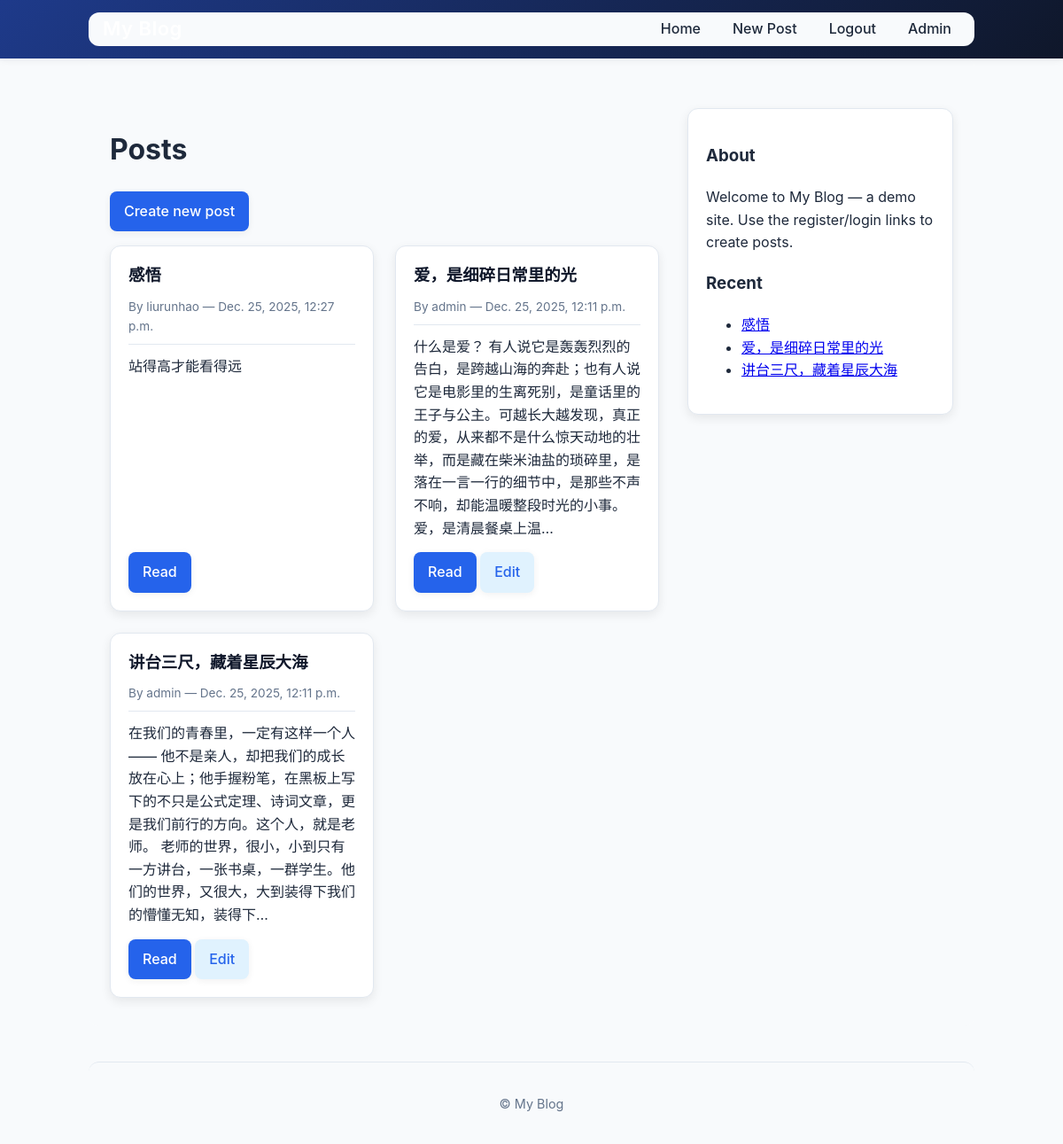
The app's page / (signed in) with its own data.
### blogs/models.py (models this page shows, shortened)
class BlogPost(models.Model):
    title = models.CharField(max_length=200)
    text = models.TextField()
    date_added = models.DateTimeField(auto_now_add=True)
    author = models.ForeignKey(User, on_delete=models.CASCADE)
    class Meta:
        ordering = ['-date_added']

### blogs/views.py (the view)
# urls.py: path('', HomePageView.as_view(), name='home'),
class HomePageView(ListView):
    model = BlogPost
    template_name = 'blogs/home.html'
    context_object_name = 'posts'
    ordering = ['-date_added']

### blogs/templates/blogs/home.html (shortened to what this page needs)
{% extends 'base.html' %}
{% block content %}
  <div class="layout">
    <main>
      <div class="page-head">
        <h1>Posts</h1>
        <p>
          {% if user.is_authenticated %}
            <a class="btn" href="{% url 'blogs:post-create' %}">Create new post</a>
          {% else %}
            <a class="btn" href="{% url 'login' %}">Login</a>
            <a class="btn" href="{% url 'blogs:register' %}">Register</a>
          {% endif %}
        </p>
      </div>
      <ul class="post-list">
    {% for post in posts %}
      <li class="post-card">
        <h2>{{ post.title }}</h2>
        <div class="meta">By {{ post.author }} — {{ post.date_added }}</div>
        <p class="excerpt">{{ post.text|truncatechars:140 }}</p>
        <div>
          <a class="btn" href="{% url 'blogs:post-detail' post.pk %}" target="_blank" rel="noopener">Read</a>
          {% if user.is_authenticated and post.author == user %}
            <a class="btn secondary" href="{% url 'blogs:post-update' post.pk %}">Edit</a>
          {% endif %}
        </div>
      </li>
    {% empty %}
      <li class="post-card">No posts yet.</li>
    {% endfor %}
      </ul>
    </main>
    <aside class="sidebar">
      <h3>About</h3>
      <p>Welcome to My Blog — a demo site. Use the register/login links to create posts.</p>
      <h3>Recent</h3>
      <ul>
        {% for post in posts|slice:":5" %}
          <li><a href="#">{{ post.title }}</a></li>
        {% endfor %}
      </ul>
    </aside>
  </div>
{% endblock %}

### static/css/style.css (style rules this page uses)
:root { --bg: #f8fafc; --card: #ffffff; --accent: #2563eb; --accent-hover: #1d4ed8; --muted: #64748b; --header: #0f172a; --border: #e2e8f0; --shadow-light: 0 2px 8px rgba(0, 0, 0, 0.06); --shadow: 0 4px 12px rgba(0, 0, 0, 0.08); --shadow-hover: 0 6px 16px rgba(0, 0, 0, 0.12); --text: #1e293b; --text-light: #64748b; --success-bg: #d1fae5; --success-text: #065f46; --error-bg: #fee2e2; --error-text: #b91c1c; --transition: all 0.3s ease; }
* { box-sizing: border-box; }
body { font-family: Inter, system-ui, -apple-system, 'Segoe UI', Roboto, 'Helvetica Neue', Arial, sans-serif; margin: 0; padding: 0; background: var(--bg); color: var(--text); line-height: 1.6; transition: var(--transition); }
.btn { display: inline-block; padding: 10px 16px; background: var(--accent); color: #fff; border-radius: 8px; text-decoration: none; font-weight: 500; border: none; cursor: pointer; transition: var(--transition); box-shadow: var(--shadow-light); }
.btn.secondary { background: #e0f2fe; color: var(--accent); }
.post-list { list-style: none; margin: 0; padding: 0; display: grid; grid-template-columns: repeat(auto-fit, minmax(280px, 1fr)); gap: 24px; }
.post-card { background: var(--card); padding: 20px; border-radius: 12px; box-shadow: var(--shadow); border: 1px solid var(--border); transition: var(--transition); display: flex; flex-direction: column; height: 100%; }
.post-card h2 { margin: 0 0 12px 0; font-size: 1.15rem; font-weight: 600; color: var(--header); line-height: 1.4; }
.post-card .meta { color: var(--text-light); font-size: 0.85rem; margin-bottom: 12px; padding-bottom: 8px; border-bottom: 1px solid var(--border); }
.post-card p.excerpt { color: var(--text); margin: 0 0 14px 0; flex-grow: 1; }
.layout { display: grid; grid-template-columns: 1fr 300px; gap: 32px; align-items: start; margin-top: 24px; }
.sidebar { background: var(--card); padding: 20px; border-radius: 12px; box-shadow: var(--shadow); border: 1px solid var(--border); transition: var(--transition); position: sticky; top: calc(70px + 14px); max-height: calc(100vh - 70px - 14px - 48px); overflow-y: auto; }

### records on screen
BlogPost: title "感悟", author "liurunhao", date_added "Dec. 25, 2025, 12:27 p.m.", text "站得高才能看得远"
BlogPost: title "爱，是细碎日常里的光", author "admin", date_added "Dec. 25, 2025, 12:11 p.m.", text "什么是爱？ 有人说它是轰轰烈烈的告白，是跨越山海的奔赴；也有人说它是电影里的生离死别，是童话里的王子与公主。可越长大越发现，真正的爱，从来都不是什么惊天动地的壮举，而是藏在柴米油盐的琐碎里，是落在一言一行的细节中，是那些不声不响，却能温暖整段时光的小事。 爱，是清晨餐桌上温…", shows "Edit"
BlogPost: title "讲台三尺，藏着星辰大海", author "admin", date_added "Dec. 25, 2025, 12:11 p.m.", text "在我们的青春里，一定有这样一个人 —— 他不是亲人，却把我们的成长放在心上；他手握粉笔，在黑板上写下的不只是公式定理、诗词文章，更是我们前行的方向。这个人，就是老师。 老师的世界，很小，小到只有一方讲台，一张书桌，一群学生。他们的世界，又很大，大到装得下我们的懵懂无知，装得下…", shows "Edit"
